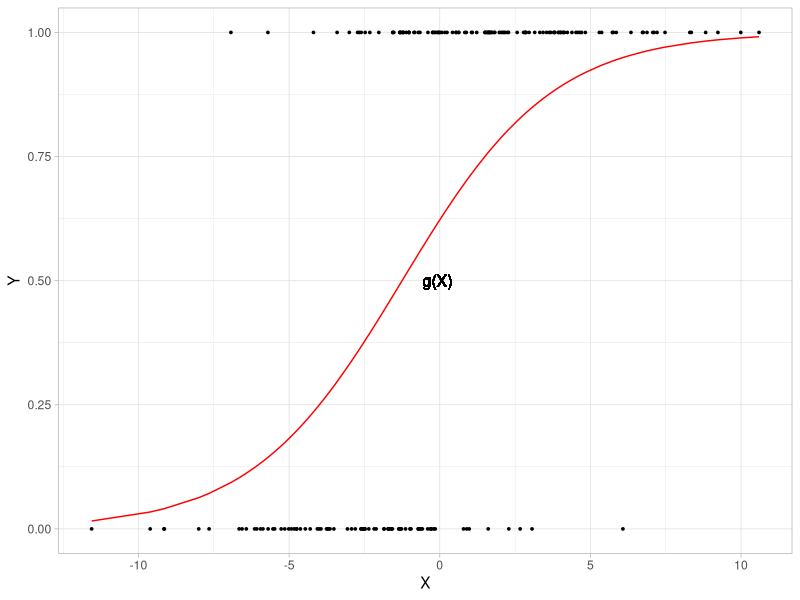
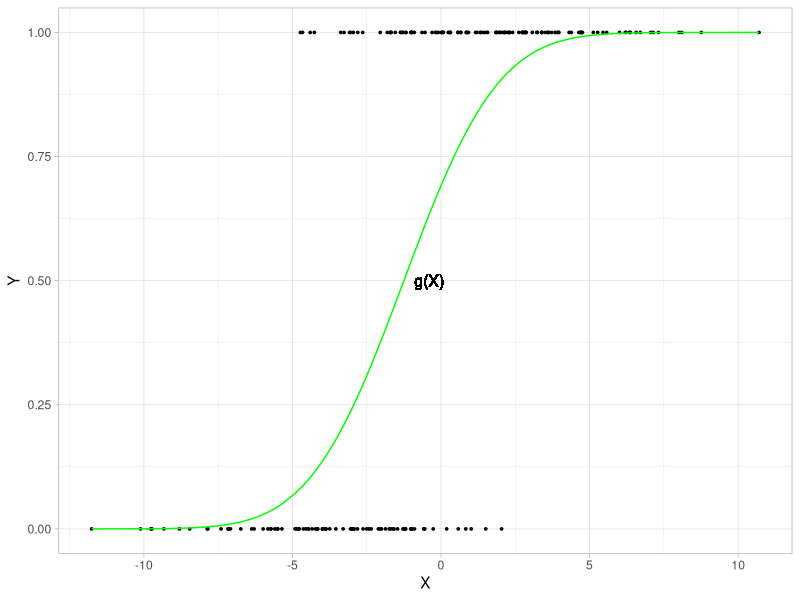

Recreate these plots in R, in order.
## ---- chunk 1
knitr::opts_chunk$set(echo = TRUE)
## ---- chunk 2
set.seed(1)
U <- rlogis(n = 200, location = 0, scale = 1)
## ---- chunk 3
X <- rnorm(n = 200, mean = 0, sd = 4)
## ---- chunk 4
a <- 0.5
b <- 0.4
Y_star <- a + b*X + U
## ---- chunk 5
Y <- ifelse(Y_star>0,yes = 1,no = 0)
Rvec <- data.frame(X, Y)
## ---- chunk 6
library(ggplot2)
g <- 1- (1/(1+exp(a+b*X)))

ggplot(data.frame(X,Y,g)) + 
  geom_point(aes(x=X, y=Y),
             size=0.6) + 
  geom_line(aes(x=X,y=g),
            col = "red") +
  theme_light() +
    geom_label(
    label="g(X)", 
    x=X[match(100, order(X))]+0.5,
    y=.5,
    size=4,
    label.size = NA,
    fill = NA
  )

rm(list = ls())
## ---- chunk 7
U <- rnorm(n = 200, mean = 0, sd = 1)
## ---- chunk 8
X <- rnorm(n = 200, mean = 0, sd = 4)
## ---- chunk 9
a <- 0.5
b <- 0.4
Y_star <- a + b*X + U
## ---- chunk 10
Y <- ifelse(Y_star>0,yes = 1,no = 0)
Rvec <- data.frame(X, Y)
## ---- chunk 11
library(ggplot2)
g <- pnorm(a+b*X)

ggplot(data.frame(X,Y,g)) + 
  geom_point(aes(x=X, y=Y),
             size=0.6) + 
  geom_line(aes(x=X,y=g),
            col = "green") +
  theme_light() +
  geom_label(
      label="g(X)", 
      x=X[match(100, order(X))]+0.5,
      y=.5,
      size=4,
      label.size = NA,
      fill = NA
      )
